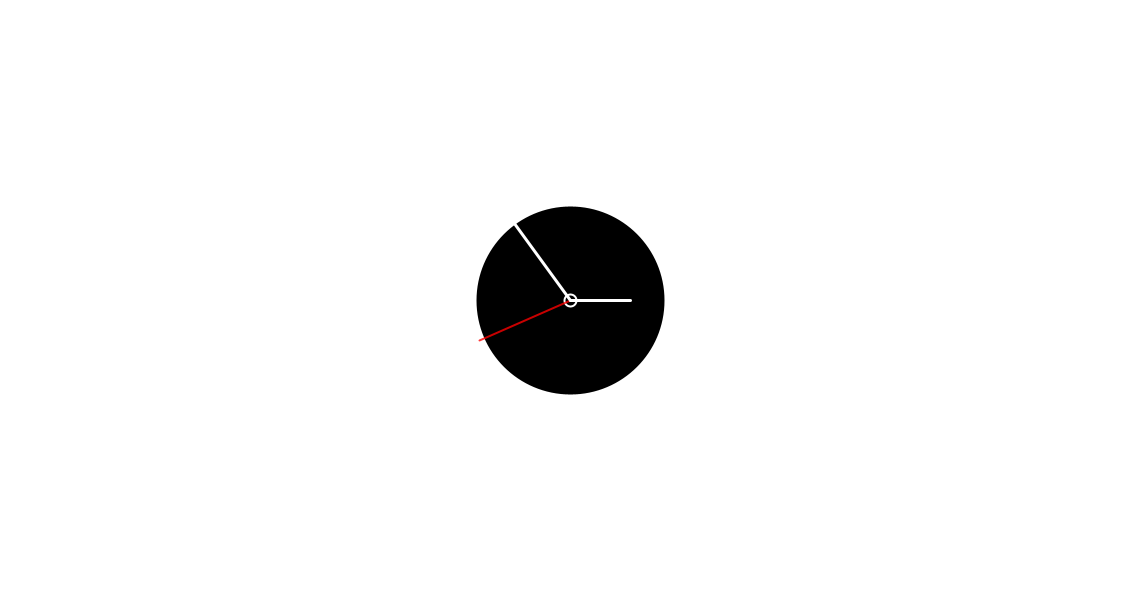
Frame 1 (no input)
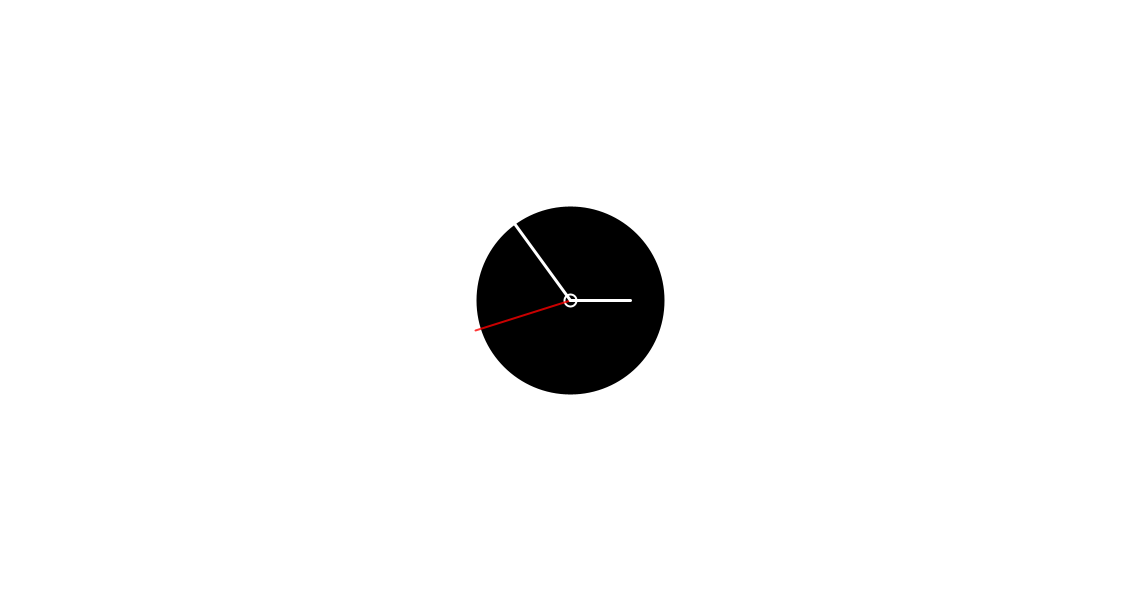
Frame 60 (the mouse pressed at the canvas centre just before this capture)
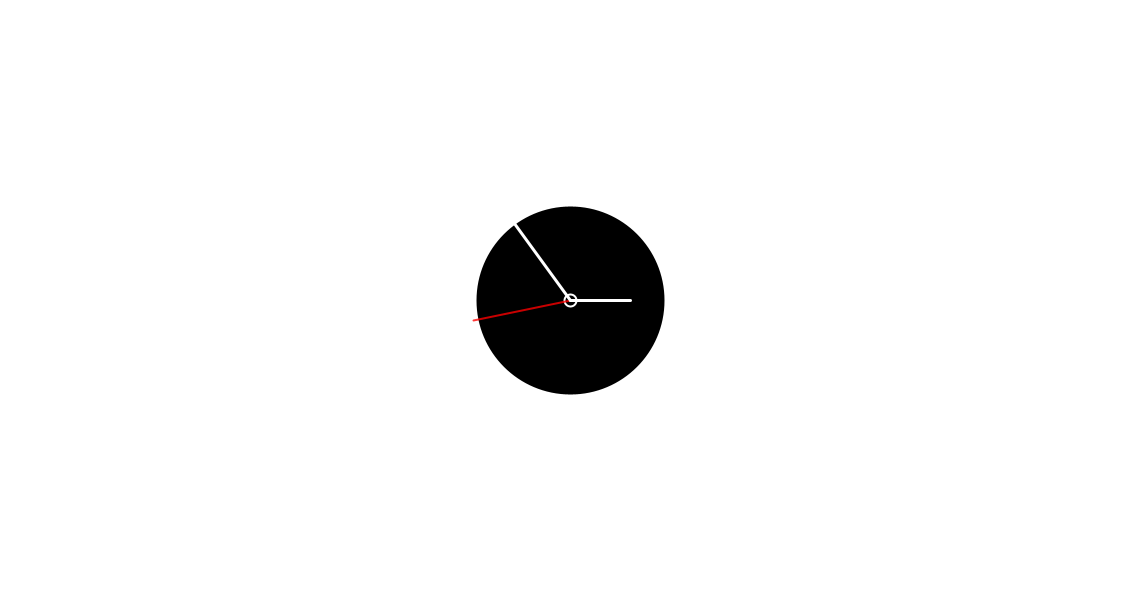
Frame 120 (the mouse held since frame 60 and released just before this capture)

The Processing sketch that drew these frames (run headless with seeded random() and noise(); from frame 60 on, the mouse is pressed at the canvas centre):

// Processing sketch: clock
// ── clock.pde
void setup()
{
    size(1140,600);
}

  void draw()
{
//Body of the clock
  background(255);
  fill(0);
  translate(width/2,height/2);
  strokeWeight(12);
  stroke(255);
  ellipse(0,0,200,200);
  ellipse(0,0,2,2);
//Seconds hand
  pushMatrix();
  strokeWeight(2);
  rotate((second() /60.0 )* TWO_PI);
  stroke(255,0,0,200);
  line(0,0,0,-99);
  popMatrix();
//Minute hand
  pushMatrix();
  strokeWeight(3);
  stroke(255);
  rotate((minute() /60.0 )* TWO_PI);
  line(0,0,0,-99);
  popMatrix();
//Hour hand
  pushMatrix();
  rotate(hour() * .5235987756);
  line(0,0,0,-60);
  popMatrix();
}
